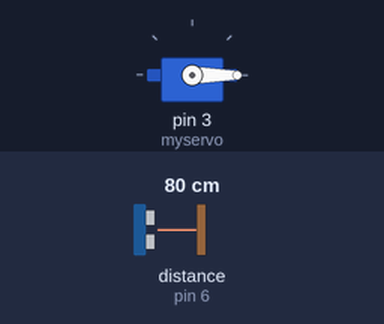
A sketch run on a simulated Arduino Uno, built with avr-gcc and run on an emulated ATmega328P. Shown: servo. Inputs (shaded band) come from the test bench; at power-on: distance to the obstacle (sensor on pin 6) 80 cm. The echo pulse lasts 58.3 µs per cm; no radio packets arrive unless stated.

Above: at 0.1 s.
At 12.1 s:
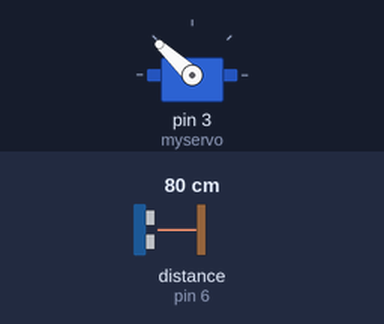
12.2 s: distance to the obstacle (sensor on pin 6) set to 120 cm
At 13.0 s:
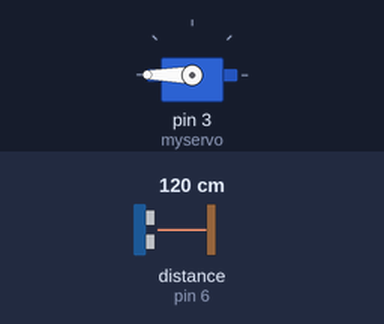
Timing chart, 0 to 27.0 s (numbered marks = the images above; inputs shaded):
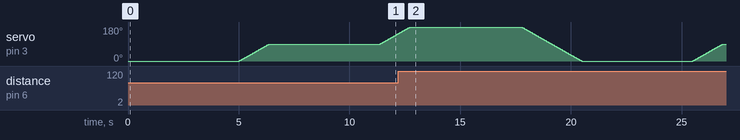

The sketch:

bin.ino
```cpp
#include<stdlib.h>
#include <SPI.h>
#include <nRF24L01.h>
#include <RF24.h>
#include <Servo.h>

// global variables for nrf
RF24 radio(9, 10); // CE, CSN
uint8_t address[6]= "2Node";

// global variables for ultrasonic sensor
const int pingPin = 7;
const int echoPin = 6;

// global variables for servo
Servo myservo;
int pos = 0;
float values[3] = {0,0,0};
float wt_avg;

int payload_length(int fillLevel);
char* declare_initialize_payload(int len);
long weighted_average();
long distance_calculation(long microseconds);


void setup()
{
    Serial.begin(19200);
    radio.begin();
    radio.setPALevel(RF24_PA_MIN);
    myservo.attach(3);
}

void loop()
{
    // get the fill level
    int fillLevel = (int)weighted_average();

    // get the number of digits in the fill level
    int data_len = data_length(fillLevel);

    // initialize the payload length
    int payload_len = payload_length(data_len);

    // declare and define the payload
    char *payload = (char*)malloc(payload_len);

    // initialize the payload
    payload[0] = '*';
    payload[1] = 'A';
    payload[payload_len - 2] = '#';
    payload[payload_len - 1] = '\0';

    for(int i=2; i<data_len+2; i++){
        payload[i] = '0';
    }

    // data_packet(payload, len, fillLevel);
    printf("%s",payload);
    free(payload);


}


int data_length(int fillLevel)
{
  int len = 0;
  // count number of digits in fillLevel
  while(fillLevel > 0)
  {
    fillLevel = fillLevel/10;
    len++;
  }
  return len;
}

int payload_length(int data_length)
{
  // 1 byte each for start, stop, null and node identifier
  return data_length + 4;
}

void data_packet(char *payload, int len, int fillLevel)
{

   int fillLevelCopy = fillLevel;
   int i, digit;
   for(i=0;i<len;i++)
   {
      digit = fillLevelCopy % 10;
      switch(digit)
      {
            case 0:
                    payload[len-i-1] = '0';
                    break;
            case 1:
                    payload[len-i-1] = '1';
                    break;
            case 2:
                    payload[len-i-1] = '2';
                    break;
            case 3:
                    payload[len-i-1] = '3';
                    break;
            case 4:
                    payload[len-i-1] = '4';
                    break;
            case 5:
                    payload[len-i-1] = '5';
                    break;
            case 6:
                    payload[len-i-1] = '6';
                    break;
             case 7:
                    payload[len-i-1] = '7';
                    break;

             case 8:
                    payload[len-i-1] = '8';
                    break;
             case 9:
                    payload[len-i-1] = '9';
                    break;
      }
      fillLevelCopy = fillLevelCopy / 10;
   }
}


long distance_calculation(long microseconds) {
   return microseconds / 29 / 2;
}

long weighted_average()
{

   int i = 0;
   long duration, cm;
   for (pos = 0; pos <= 180; pos += 1) {

          myservo.write(pos);
          delay(15);
          if(pos%90== 0)
          {

              delay(5000);
              pinMode(pingPin, OUTPUT);
              digitalWrite(pingPin, LOW);
              delayMicroseconds(2);
              digitalWrite(pingPin, HIGH);
              delayMicroseconds(10);
              digitalWrite(pingPin, LOW);
              pinMode(echoPin, INPUT);
              duration = pulseIn(echoPin, HIGH);
              cm = distance_calculation(duration);

            values[i] = float(cm);
            i++;
            if(i == 2)
            {
                wt_avg = (values[0]+values[1]+values[2])/3;
            }
        }
  }
  for (pos = 180; pos >= 0; pos -= 1) { // goes from 180 degrees to 0 degrees
    myservo.write(pos);              // tell servo to go to position in variable 'pos'
    delay(15);
  }

  return wt_avg;
}
```
